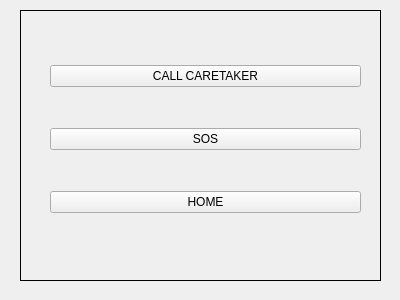
<?xml version="1.0" encoding="UTF-8"?>
<ui version="4.0">
 <class>Form</class>
 <widget class="QWidget" name="Form">
  <property name="geometry">
   <rect>
    <x>0</x>
    <y>0</y>
    <width>400</width>
    <height>300</height>
   </rect>
  </property>
  <property name="windowTitle">
   <string>Form</string>
  </property>
  <widget class="QWidget" name="verticalLayoutWidget">
   <property name="geometry">
    <rect>
     <x>50</x>
     <y>30</y>
     <width>311</width>
     <height>221</height>
    </rect>
   </property>
   <layout class="QVBoxLayout" name="verticalLayout">
    <item>
     <widget class="QPushButton" name="pushButton">
      <property name="text">
       <string>CALL CARETAKER</string>
      </property>
     </widget>
    </item>
    <item>
     <widget class="QPushButton" name="pushButton_2">
      <property name="text">
       <string>SOS</string>
      </property>
     </widget>
    </item>
    <item>
     <widget class="QPushButton" name="pushButton_3">
      <property name="text">
       <string>HOME</string>
      </property>
     </widget>
    </item>
   </layout>
  </widget>
  <widget class="QLabel" name="label">
   <property name="geometry">
    <rect>
     <x>20</x>
     <y>10</y>
     <width>361</width>
     <height>271</height>
    </rect>
   </property>
   <property name="frameShape">
    <enum>QFrame::Box</enum>
   </property>
   <property name="text">
    <string/>
   </property>
  </widget>
  <zorder>label</zorder>
  <zorder>verticalLayoutWidget</zorder>
 </widget>
 <resources/>
 <connections/>
</ui>
